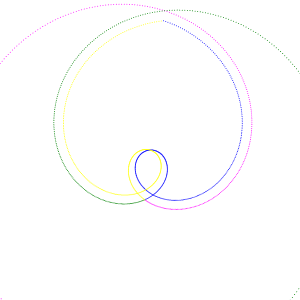
Frame 1 (no input)
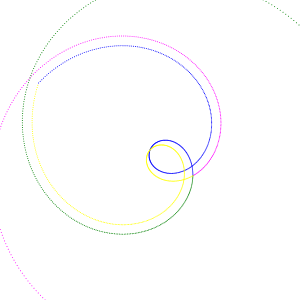
Frame 60 (no input)
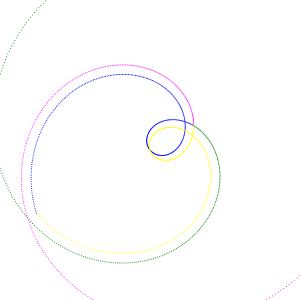
Frame 120 (the mouse pressed at the canvas centre since frame 60)

The p5.js sketch that drew these frames (run headless with seeded random() and noise() and a simulated clock; from frame 60 on, the mouse is pressed at the canvas centre):

// p5.js sketch
// ── sketch.js
var start = 0;
function setup() {
  createCanvas(300, 300);
  smooth();
}

function draw() {
  background(255);
  translate(width/2, height/2);
  angleMode(DEGREES);
  rotate(start+=5);
  angleMode(DEGREES);
  noStroke()
  fill('magenta');
  var rad = 50;
  for (var i = 0; i < 360; i++) {
    
    rad += 0.5;
    var x = 0 + sin(i)*rad;
    var y = 0 + cos(i)*rad;
    ellipse(x, y, 1, 1);
  }
  
  fill('green');
  for (var i = 0; i < 360; i++) {
    
    rad -= 0.5;
    var x = 0 + sin(i)*rad;
    var y = 0 + cos(i)*rad;
    ellipse(x, y, 1, 1);
  }
  
  var rad2 = 50;
  
  fill('blue');
  for (var i = 0; i < 360; i++) {
    
    rad2 -= 0.5;
    var x = 0 + sin(i)*rad2;
    var y = 0 + cos(i)*rad2;
    ellipse(x, y, 1, 1);
  }
  
  fill('yellow');
  for (var i = 0; i < 360; i++) {
    
    rad2 += 0.5;
    var x = 0 + sin(i)*rad2;
    var y = 0 + cos(i)*rad2;
    ellipse(x, y, 1, 1);
  }
}
